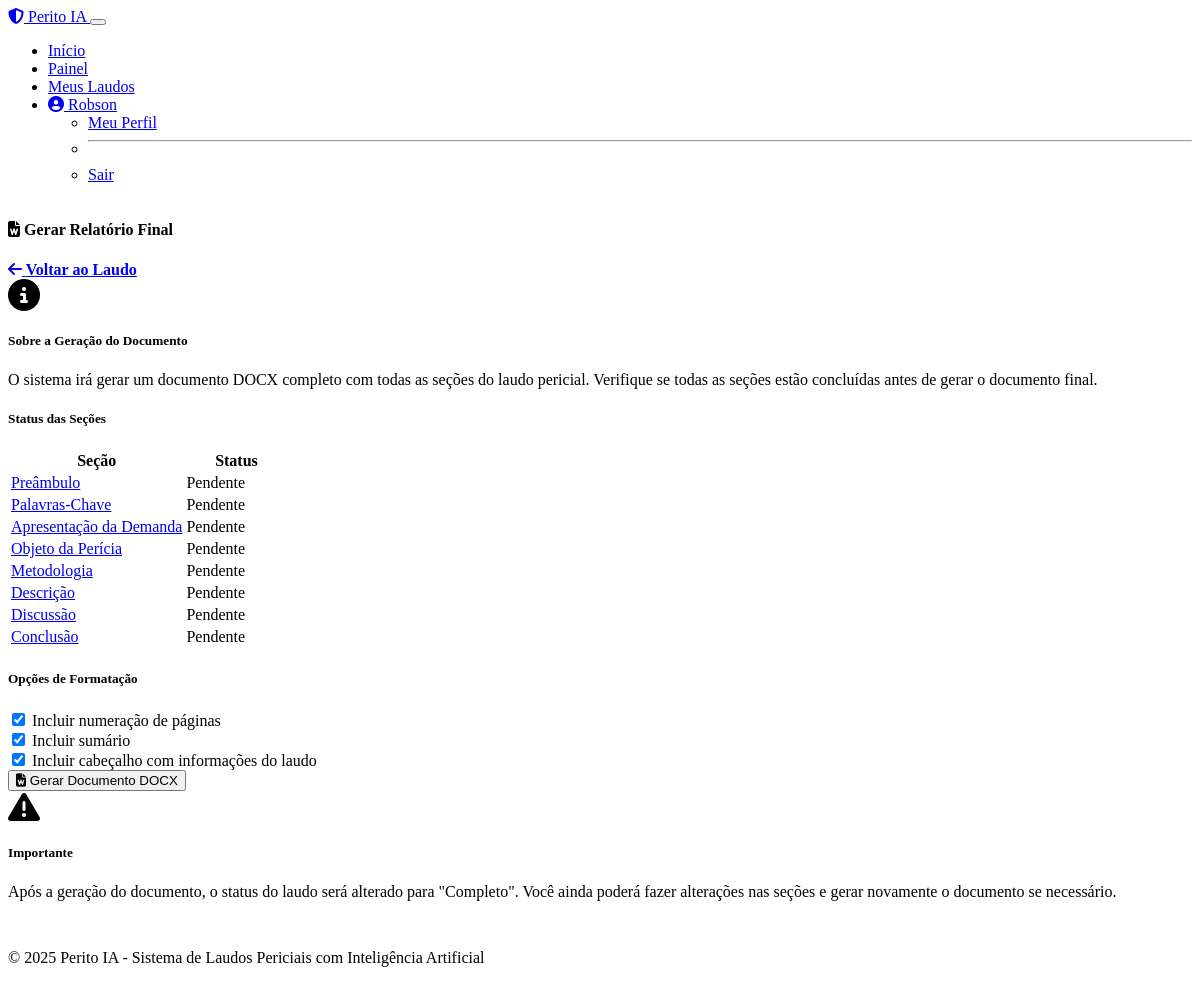
/laudos/2/gerar-relatorio (signed in), run on the app's committed database.
### models.py (models this page shows, shortened)
class User(UserMixin, db.Model):
    id = db.Column(db.Integer, primary_key=True)
    username = db.Column(db.String(64), unique=True, nullable=False)
    email = db.Column(db.String(120), unique=True, nullable=False)
    password_hash = db.Column(db.String(256), nullable=False)
    created_at = db.Column(db.DateTime, default=datetime.utcnow)
    laudos = db.relationship('Laudo', backref='author', lazy='dynamic')

class LaudoSecao(db.Model):
    id = db.Column(db.Integer, primary_key=True)
    laudo_id = db.Column(db.Integer, db.ForeignKey('laudo.id'), nullable=False)
    secao_tipo = db.Column(db.String(50), nullable=False)  # preambulo, palavras_chave, etc.
    conteudo = db.Column(db.Text)
    completed = db.Column(db.Boolean, default=False)
    created_at = db.Column(db.DateTime, default=datetime.utcnow)
    updated_at = db.Column(db.DateTime, default=datetime.utcnow, onupdate=datetime.utcnow)

### routes.py (the view)
@app.route('/laudos/<int:laudo_id>/gerar-relatorio', methods=['GET'])
@login_required
def gerar_relatorio(laudo_id):
    laudo = Laudo.query.filter_by(id=laudo_id, user_id=current_user.id).first_or_404()
    secoes = LaudoSecao.query.filter_by(laudo_id=laudo.id).all()
    return render_template('generate_report.html', title='Gerar Relatório', laudo=laudo, secoes=secoes)

### app.py (called while the page is built)
@login_manager.user_loader
def load_user(user_id):
    return db.session.get(User, int(user_id))

### templates/generate_report.html (shortened to what this page needs)
{% extends "layout.html" %}
{% block content %}
<div class="row justify-content-center">
    <div class="col-md-8">
        <div class="card shadow">
            <div class="card-header bg-primary text-white d-flex justify-content-between align-items-center">
                <h4 class="mb-0">
                    <i class="fas fa-file-word me-2"></i>
                    Gerar Relatório Final
                </h4>
                <a href="{{ url_for('laudo_view', laudo_id=laudo.id) }}" class="btn btn-sm btn-light">
                    <i class="fas fa-arrow-left me-1"></i> Voltar ao Laudo
                </a>
            </div>
            <div class="card-body">
                <div class="alert alert-primary mb-4">
                    <div class="d-flex">
                        <div class="flex-shrink-0 me-3">
                            <i class="fas fa-info-circle fa-2x"></i>
                        </div>
                        <div>
                            <h5>Sobre a Geração do Documento</h5>
                            <p class="mb-0">
                                O sistema irá gerar um documento DOCX completo com todas as seções do laudo pericial.
                                Verifique se todas as seções estão concluídas antes de gerar o documento final.
                            </p>
                        </div>
                    </div>
                </div>
                <h5 class="mb-3">Status das Seções</h5>
                <div class="table-responsive mb-4">
                    <table class="table table-bordered">
                        <thead class="table-primary">
                            <tr>
                                <th>Seção</th>
                                <th width="100">Status</th>
                            </tr>
                        </thead>
                        <tbody>
                            {% set secoes_titulos = {
                                'preambulo': 'Preâmbulo',
                                'palavras_chave': 'Palavras-Chave',
                                'apresentacao_demanda': 'Apresentação da Demanda',
                                'objeto_pericia': 'Objeto da Perícia',
                                'metodologia': 'Metodologia',
                                'descricao': 'Descrição',
                                'discussao': 'Discussão',
                                'conclusao': 'Conclusão'
                            } %}
                            {% for secao in secoes %}
                                <tr>
                                    <td>
                                        <a href="{{ url_for('edit_secao', laudo_id=laudo.id, secao_tipo=secao.secao_tipo) }}">
                                            {{ secoes_titulos.get(secao.secao_tipo, secao.secao_tipo) }}
                                        </a>
                                    </td>
                                    <td class="text-center">
                                        {% if secao.completed %}
                                            <span class="badge bg-success">Completa</span>
                                        {% else %}
                                            <span class="badge bg-warning">Pendente</span>
                                        {% endif %}
                                    </td>
                                </tr>
                            {% endfor %}
                        </tbody>
                    </table>
                </div>
                <h5 class="mb-3">Opções de Formatação</h5>
                <div class="card mb-4">
                    <div class="card-body">
                        <div class="mb-3">
                            <div class="form-check">
                                <input class="form-check-input" type="checkbox" id="includePageNumbers" checked>
                                <label class="form-check-label" for="includePageNumbers">
                                    Incluir numeração de páginas
                                </label>
                            </div>
                        </div>
                        <div class="mb-3">
                            <div class="form-check">
                                <input class="form-check-input" type="checkbox" id="includeTOC" checked>
                                <label class="form-check-label" for="includeTOC">
                                    Incluir sumário
                                </label>
                            </div>
                        </div>
                        <div class="mb-3">
                            <div class="form-check">
                                <input class="form-check-input" type="checkbox" id="includeHeader" checked>
                                <label class="form-check-label" for="includeHeader">
                                    Incluir cabeçalho com informações do laudo
                                </label>
                            </div>
                        </div>
                    </div>
                </div>
                <form action="{{ url_for('gerar_docx', laudo_id=laudo.id) }}" method="POST">
                    <div class="d-grid gap-2">
                        <button type="submit" class="btn btn-lg btn-success">
                            <i class="fas fa-file-word me-2"></i>
                            Gerar Documento DOCX
                        </button>
                    </div>
                </form>
                <div class="alert alert-warning mt-4">
                    <div class="d-flex">
                        <div class="flex-shrink-0 me-3">
                            <i class="fas fa-exclamation-triangle fa-2x"></i>
                        </div>
                        <div>
                            <h5>Importante</h5>
                            <p class="mb-0">
                                Após a geração do documento, o status do laudo será alterado para "Completo".
                                Você ainda poderá fazer alterações nas seções e gerar novamente o documento se necessário.
                            </p>
                        </div>
                    </div>
                </div>
            </div>
        </div>
    </div>
</div>
{% endblock %}

### templates/layout.html (shortened to what this page needs)
<!DOCTYPE html>
<html lang="pt-BR" data-bs-theme="dark">
<head>
    <link rel="stylesheet" href="https://cdn.replit.com/agent/bootstrap-agent-dark-theme.min.css">
    <link rel="stylesheet" href="https://cdnjs.cloudflare.com/ajax/libs/font-awesome/6.4.0/css/all.min.css">
    <link rel="stylesheet" href="{{ url_for('static', filename='css/custom.css') }}">
</head>
<body>
    <nav class="navbar navbar-expand-lg navbar-dark bg-primary">
        <div class="container">
            <a class="navbar-brand" href="{{ url_for('index') }}">
                <i class="fas fa-shield-alt me-2"></i>
                Perito IA
            </a>
            <button class="navbar-toggler" type="button" data-bs-toggle="collapse" data-bs-target="#navbarNav" aria-controls="navbarNav" aria-expanded="false" aria-label="Toggle navigation">
            </button>
            <div class="collapse navbar-collapse" id="navbarNav">
                <ul class="navbar-nav ms-auto">
                    <li class="nav-item">
                        <a class="nav-link" href="{{ url_for('index') }}">Início</a>
                    </li>
                    {% if current_user.is_authenticated %}
                        <li class="nav-item">
                            <a class="nav-link" href="{{ url_for('dashboard') }}">Painel</a>
                        </li>
                        <li class="nav-item">
                            <a class="nav-link" href="{{ url_for('laudo_list') }}">Meus Laudos</a>
                        </li>
                        <li class="nav-item dropdown">
                            <a class="nav-link dropdown-toggle" href="#" id="userDropdown" role="button" data-bs-toggle="dropdown" aria-expanded="false">
                                <i class="fas fa-user-circle me-1"></i>
                                {{ current_user.username }}
                            </a>
                            <ul class="dropdown-menu dropdown-menu-end" aria-labelledby="userDropdown">
                                <li><a class="dropdown-item" href="#">Meu Perfil</a></li>
                                <li><hr class="dropdown-divider"></li>
                                <li><a class="dropdown-item" href="{{ url_for('logout') }}">Sair</a></li>
                            </ul>
                        </li>
                    {% endif %}
                </ul>
            </div>
        </div>
    </nav>
    <main class="py-4">
        <div class="container">
            {% block content %}{% endblock %}
        </div>
    </main>
    <footer class="bg-body-tertiary py-3 mt-auto">
        <div class="container text-center">
            <p class="mb-0 text-muted">
                &copy; 2025 Perito IA - Sistema de Laudos Periciais com Inteligência Artificial
            </p>
        </div>
    </footer>
</body>
</html>

### static/css/custom.css (style rules this page uses)
body { min-height: 100vh; display: flex; flex-direction: column; }
main { flex: 1; }
.card { border-radius: 10px; overflow: hidden; transition: transform 0.3s, box-shadow 0.3s; }
.card-header { font-weight: 600; }
footer { margin-top: auto; padding: 1rem 0; border-top: 1px solid var(--bs-border-color); }

### data on the page
User: username "Robson"
LaudoSecao: get "Preâmbulo", completed "Pendente"
LaudoSecao: get "Palavras-Chave", completed "Pendente"
LaudoSecao: get "Apresentação da Demanda", completed "Pendente"
LaudoSecao: get "Objeto da Perícia", completed "Pendente"
LaudoSecao: get "Metodologia", completed "Pendente"
LaudoSecao: get "Descrição", completed "Pendente"
LaudoSecao: get "Discussão", completed "Pendente"
LaudoSecao: get "Conclusão", completed "Pendente"
